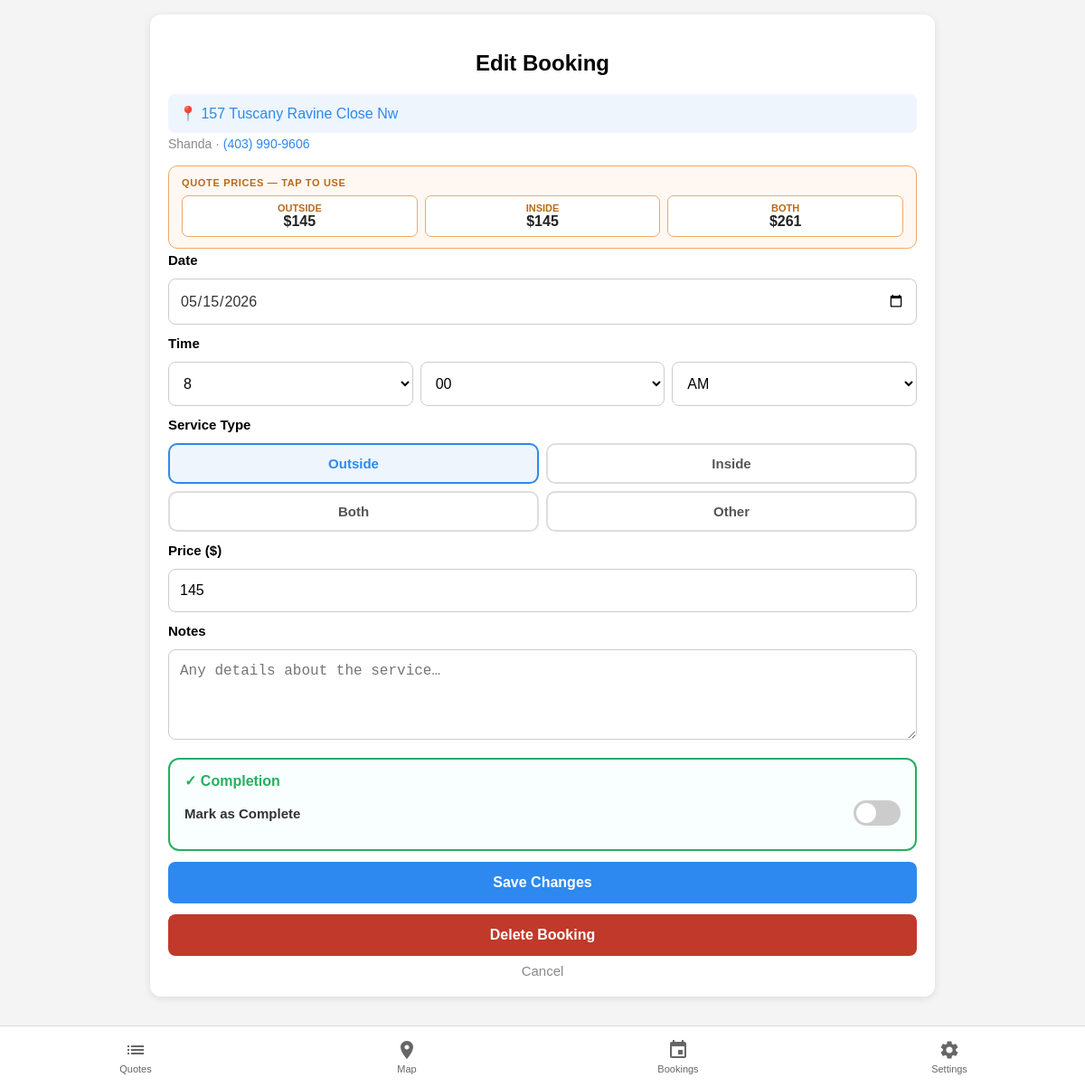
/service/edit/1?back=/, run on the app's committed database.
### tables this page shows
CREATE TABLE "houses" (
                id         INTEGER PRIMARY KEY AUTOINCREMENT,
                lat        REAL,
                lng        REAL,
                address    TEXT UNIQUE NOT NULL,
                knocked_at TEXT
            );

CREATE TABLE "quotes" (
                id            INTEGER PRIMARY KEY AUTOINCREMENT,
                house_id      INTEGER NOT NULL REFERENCES houses(id),
                customer      TEXT,
                phone         TEXT,
                email         TEXT,
                windows       INTEGER,
                outside_price REAL,
                inside_price  REAL,
                both_price    REAL,
                notes         TEXT,
                quote_date    TEXT,
                found_via     TEXT
            );

CREATE TABLE services (
            id           INTEGER PRIMARY KEY AUTOINCREMENT,
            quote_id     INTEGER NOT NULL REFERENCES quotes(id),
            service_date TEXT,
            service_time TEXT,
            type         TEXT,
            price        REAL,
            notes        TEXT
        , completed INTEGER DEFAULT 0, paid INTEGER DEFAULT 0, amount_paid REAL);

### app.py (the view, shortened to what this page needs)
@app.route("/service/edit/<int:service_id>", methods=["GET", "POST"])
def service_edit(service_id):
    conn = get_db()
    s = conn.execute("""
        SELECT s.*, q.customer, q.phone, q.outside_price, q.inside_price, q.both_price,
               h.address, s.quote_id
        FROM services s
        JOIN quotes q ON q.id = s.quote_id
        JOIN houses h ON h.id = q.house_id
        WHERE s.id=?
    """, (service_id,)).fetchone()
    conn.close()
    if s is None:
        return redirect("/")
    back = request.args.get("back", "/")
    return render_template("service_edit.html", service=s, today=date.today().isoformat(), back=back)

### app.py (called while the page is built, shortened)
@app.template_filter("fmt_price")
def fmt_price(value):
    try:
        v = float(value)
        return f"{v:.0f}" if v % 1 == 0 else f"{v:.2f}"
    except (TypeError, ValueError):
        return value

@app.template_filter("fmt_phone")
def fmt_phone(value):
    try:
        digits = "".join(c for c in str(value) if c.isdigit())
        if len(digits) == 10:
            return f"({digits[:3]}) {digits[3:6]}-{digits[6:]}"
        if len(digits) == 11 and digits[0] == "1":
            return f"({digits[1:4]}) {digits[4:7]}-{digits[7:]}"
    except Exception:
        pass
    return value or ""

@app.template_filter("urlencode")
def urlencode_filter(value):
    from urllib.parse import quote as url_quote
    return url_quote(str(value), safe="")

def _migrate(conn):
    quote_cols = [r[1] for r in conn.execute("PRAGMA table_info(quotes)").fetchall()]
    house_cols = [r[1] for r in conn.execute("PRAGMA table_info(houses)").fetchall()]
    need_quote_migration = "address" in quote_cols and "house_id" not in quote_cols
    need_house_migration  = "quote_id" in house_cols
    if not need_quote_migration and not need_house_migration:
        return  # already on new schema

### templates/service_edit.html (shortened to what this page needs)
{% from "nav.html" import bottom_nav %}
<!DOCTYPE html>
<html>
<head>
    <link rel="stylesheet" href="/static/style.css">
</head>
<body class="page-content">
<div class="container">
<div class="card">
    <h2>Edit Booking</h2>
    <a href="https://maps.apple.com/?q={{ service.address | urlencode }}" target="_blank"
       style="display:block;padding:12px;background:#eef5fd;border-radius:8px;font-size:16px;color:#2d89ef;margin-bottom:4px;text-decoration:none;font-weight:500;">
        📍 {{ service.address }}
    </a>
    <div style="font-size:14px; color:#888; margin-bottom:16px;">
        {{ service.customer }}
        {% if service.phone %}
         · <a href="tel:{{ service.phone | replace('(','') | replace(')','') | replace(' ','-') }}"
              style="color:#2d89ef;text-decoration:none;font-weight:500;">{{ service.phone | fmt_phone }}</a>
        {% endif %}
    </div>
    {% if service.outside_price or service.inside_price or service.both_price %}
    <div class="quote-ref">
        <div class="quote-ref-label">Quote Prices — tap to use</div>
        <div class="quote-ref-prices">
            {% if service.outside_price %}
            <div class="qrp" onclick="setPrice('{{ service.outside_price | fmt_price }}')">
                <div class="lbl">Outside</div>
                <div class="val">${{ service.outside_price | fmt_price }}</div>
            </div>
            {% endif %}
            {% if service.inside_price %}
            <div class="qrp" onclick="setPrice('{{ service.inside_price | fmt_price }}')">
                <div class="lbl">Inside</div>
                <div class="val">${{ service.inside_price | fmt_price }}</div>
            </div>
            {% endif %}
            {% if service.both_price %}
            <div class="qrp" onclick="setPrice('{{ service.both_price | fmt_price }}')">
                <div class="lbl">Both</div>
                <div class="val">${{ service.both_price | fmt_price }}</div>
            </div>
            {% endif %}
        </div>
    </div>
    {% endif %}
    <form method="POST" action="/service/edit/{{ service.id }}">
        <label style="font-weight:bold; font-size:15px;">Date</label>
        <input type="date" name="service_date" value="{{ service.service_date or today }}" required>
        <label style="font-weight:bold; font-size:15px;">Time</label>
        {% set t = service.service_time or '' %}
        {% set t_parts = t.split(':') if ':' in t else ['12', '00'] %}
        {% set t_hour24 = t_parts[0] | int %}
        {% set t_min = t_parts[1][:2] if t_parts|length > 1 else '00' %}
        {% set t_ampm = 'AM' if t_hour24 < 12 else 'PM' %}
        {% set t_hour12 = t_hour24 % 12 or 12 %}
        <div style="display:flex; gap:8px;">
            <select name="service_time_hour" style="flex:1; padding:14px 12px; border-radius:8px; border:1px solid #ccc; font-size:16px; background:#fff;">
                {% for h in range(1,13) %}
                <option value="{{ '%02d'|format(h) }}" {{ 'selected' if h == t_hour12 }}>{{ h }}</option>
                {% endfor %}
            </select>
            <select name="service_time_min" style="flex:1; padding:14px 12px; border-radius:8px; border:1px solid #ccc; font-size:16px; background:#fff;">
                {% for m in ['00','15','30','45'] %}
                <option value="{{ m }}" {{ 'selected' if m == t_min }}>{{ m }}</option>
                {% endfor %}
            </select>
            <select name="service_time_ampm" style="flex:1; padding:14px 12px; border-radius:8px; border:1px solid #ccc; font-size:16px; background:#fff;">
                <option value="AM" {{ 'selected' if t_ampm == 'AM' }}>AM</option>
            </select>
        </div>
        <label style="font-weight:bold; font-size:15px;">Service Type</label>
        <div class="found-via-group">
            {% set current_type = service.type or 'outside' %}
            <label class="found-via-option {{ 'selected' if current_type == 'outside' }}">
                <input type="radio" name="type" value="outside" {{ 'checked' if current_type == 'outside' }}> Outside
            </label>
            <label class="found-via-option {{ 'selected' if current_type == 'inside' }}">
                <input type="radio" name="type" value="inside" {{ 'checked' if current_type == 'inside' }}> Inside
            </label>
            <label class="found-via-option {{ 'selected' if current_type == 'both' }}">
                <input type="radio" name="type" value="both" {{ 'checked' if current_type == 'both' }}> Both
            </label>
            <label class="found-via-option {{ 'selected' if current_type == 'other' }}">
                <input type="radio" name="type" value="other" {{ 'checked' if current_type == 'other' }}> Other
            </label>
        </div>
        <label style="font-weight:bold; font-size:15px;">Price ($)</label>
        <input type="number" id="priceInput" name="price" step="0.01" placeholder="e.g. 120"
               value="{{ service.price | fmt_price if service.price else '' }}">
        <label style="font-weight:bold; font-size:15px;">Notes</label>
        <textarea name="notes" placeholder="Any details about the service…">{{ service.notes or '' }}</textarea>
        <div class="completion-section">
            <h3>✓ Completion</h3>
            <div class="toggle-row">
                <span class="toggle-label">Mark as Complete</span>
                <label class="toggle-switch">
                    <span class="toggle-slider"></span>
                </label>
            </div>
        </div>
        <button type="submit">Save Changes</button>
    </form>
    <a href="/service/delete/{{ service.id }}?back={{ back }}"
       onclick="return confirm('Delete this booking?')"
       style="display:block; text-align:center; margin-top:12px;">
        <button type="button" style="background:#c0392b;">Delete Booking</button>
    </a>
    <a href="{{ back }}" style="display:block; text-align:center; margin-top:8px; color:#888; font-size:15px;">Cancel</a>
</div>
</div>
{{ bottom_nav('') }}
</body>
</html>

### static/style.css (style rules this page uses)
* { box-sizing: border-box; }
body { font-family: Arial, sans-serif; background: #f4f4f4; margin: 0; }
.page-content { padding-bottom: calc(68px + env(safe-area-inset-bottom)); }
.container { max-width: 900px; margin: auto; padding: 16px; }
h1, h2 { text-align: center; }
.card { background: white; padding: 20px; margin-bottom: 16px; border-radius: 12px; box-shadow: 0 2px 8px rgba(0, 0, 0, 0.1); }
form { display: flex; flex-direction: column; gap: 12px; }
input, textarea, button { padding: 14px 12px; border-radius: 8px; border: 1px solid #ccc; font-size: 16px; width: 100%; }
input[type="date"] { appearance: none; -webkit-appearance: none; display: block; width: 100%; padding: 14px 12px; font-size: 16px; font-family: Arial, sans-serif; border: 1px solid #ccc; border-radius: 8px; background: #fff; color: #333; line-height: 1.2; }
textarea { min-height: 100px; }
button { background: #2d89ef; color: white; border: none; cursor: pointer; font-weight: bold; -webkit-tap-highlight-color: transparent; }
a { text-decoration: none; }
.found-via-group { display: flex; gap: 8px; flex-wrap: wrap; }
.found-via-option { flex: 1 1 calc(50% - 4px); display: flex; align-items: center; justify-content: center; gap: 6px; padding: 12px 8px; border: 2px solid #ddd; border-radius: 10px; cursor: pointer; font-size: 15px; font-weight: bold; color: #555; background: #fff; transition: border-color 0.15s, color 0.15s, background 0.15s; -webkit-tap-highlight-color: transparent; }
.found-via-option.selected, .found-via-option:has(input:checked) { border-color: #2d89ef; color: #2d89ef; background: #eef5fd; }

### templates/service_edit.html (style rules this page uses)
.completion-section { background: #f8fffe; border: 2px solid #27ae60; border-radius: 12px; padding: 14px 16px; margin-top: 8px; }
.completion-section h3 { margin: 0 0 12px; font-size: 16px; color: #27ae60; }
.toggle-row { display: flex; align-items: center; justify-content: space-between; margin-bottom: 12px; }
.toggle-label { font-weight: bold; font-size: 15px; color: #333; }
.toggle-switch { position: relative; width: 52px; height: 28px; }
.toggle-slider { position: absolute; inset: 0; background: #ccc; border-radius: 28px; cursor: pointer; transition: background 0.2s; }
.toggle-slider:before { content: ''; position: absolute; width: 22px; height: 22px; left: 3px; top: 3px; background: white; border-radius: 50%; transition: transform 0.2s; }
.quote-ref { background: #fff8f2; border: 1.5px solid #f0a868; border-radius: 10px; padding: 12px 14px; margin-bottom: 4px; }
.quote-ref-label { font-size: 11px; font-weight: bold; color: #b86a1a; text-transform: uppercase; letter-spacing: 0.06em; margin-bottom: 8px; }
.quote-ref-prices { display: flex; gap: 8px; }
.qrp { flex: 1; background: white; border-radius: 7px; padding: 7px 4px; text-align: center; border: 1px solid #f0a868; cursor: pointer; transition: background 0.15s; }
.qrp .lbl { font-size: 11px; color: #b86a1a; font-weight: bold; text-transform: uppercase; }
.qrp .val { font-size: 16px; font-weight: bold; color: #222; }

### data on the page
houses: address "157 Tuscany Ravine Close Nw"
quotes: customer "Shanda", phone|fmt_phone "(403) 990-9606", outside_price|fmt_price "145", inside_price|fmt_price "145", both_price|fmt_price "261"
services: service_date "05/15/2026", price "145"

### other printed values
form field service_time_hour "8"
form field service_time_min "00"
